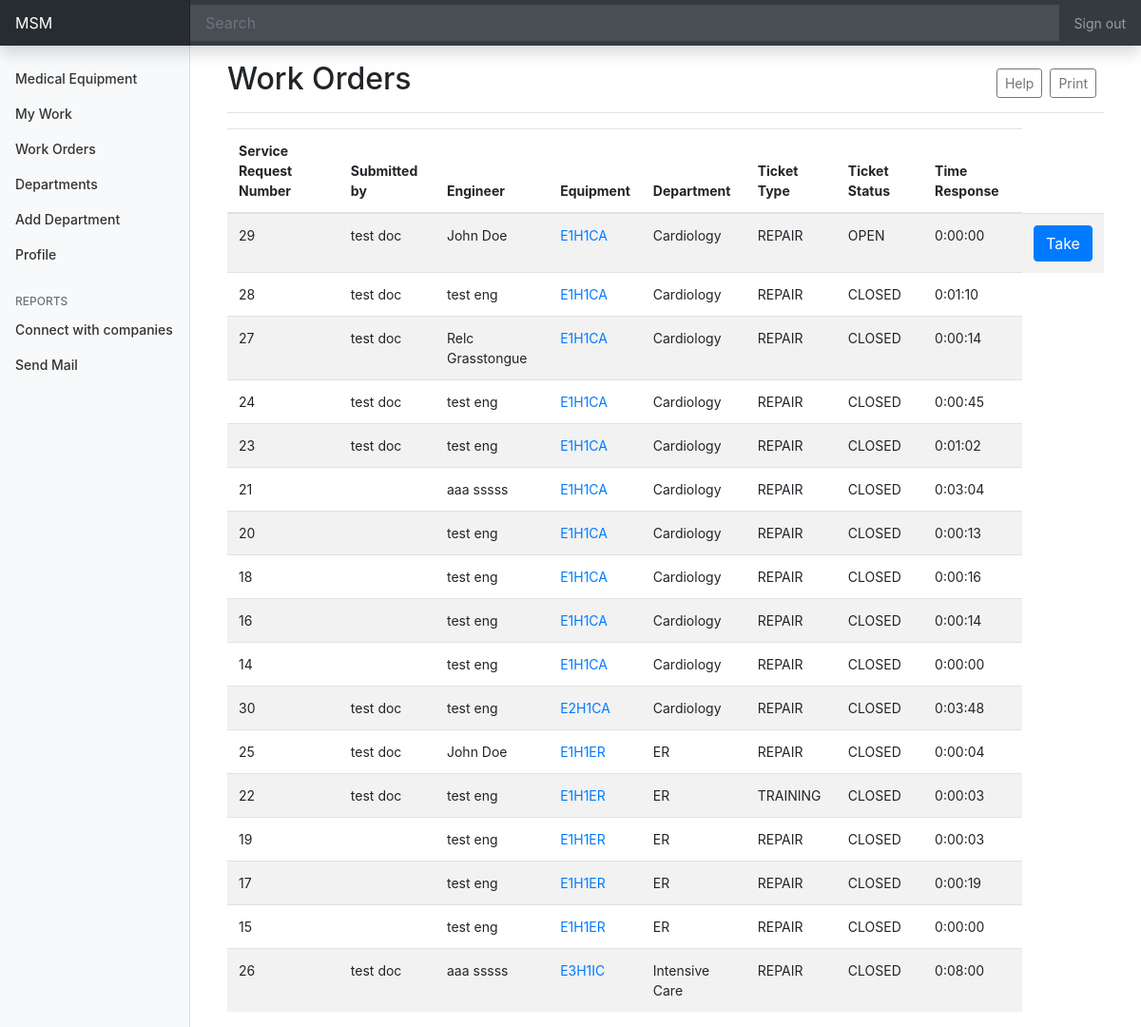
The app's page /workflow/list-tickets/ (signed in) with its own data.
### workflow/models.py (models this page shows, shortened)
class Ticket(models.Model):
    types = (
                ('REPAIR', _('Repairment of Equipment')),
                ('TRANSFER', _('Transfer of Equipment')),
                ('TRAINING', _('Training of using Equipment'))
            )
    STATUS = (
        ('OPEN', _('Open Issue')),
        ('CLOSED', _('Closed Issue'))
    )
    ticket_type = models.CharField(_("Type"), max_length = 50, choices = types, default='REPAIR')
    submitter =  models.ForeignKey(Doctor, null = True, on_delete=models.SET_NULL)
    user = models.ForeignKey(Engineer, null = True, on_delete=models.SET_NULL)
    equipment = models.ForeignKey(Equipment, on_delete=models.CASCADE)
    status = models.CharField(_("Status"), max_length = 50, choices = STATUS, default='OPEN')
    response_time = models.DurationField(_("Reponse Time"), default=datetime.timedelta(0))
    details = models.TextField(_("Problem Details"), null=True)

### authentication/models.py (models this page shows, shortened)
class User(AbstractUser):
    class Types(models.TextChoices):
        MANAGER = "MANAGER", "manager"
        ENGINEER = "ENGINEER", "engineer"
        DOCTOR = "DOCTOR", "doctor"
    email = models.EmailField(_('email address'), unique=True)
    type = models.CharField(_("Type"), max_length= 50, choices=Types.choices, default = Types.MANAGER)
    in_hospital = models.BooleanField(_("Currently registered in a hospital"), default=False)
    USERNAME_FIELD = 'email'
    REQUIRED_FIELDS = []
    objects = CustomUserManager()

### med/models.py (models this page shows, shortened)
class Equipment(models.Model):
    STATUS = (
        ('LIVE', _("LIVE")),
        ('DOWN', _("DOWN"))
    )
    status = models.CharField(_("Equipment Status"), max_length=50, choices=STATUS, default='LIVE')
    name = models.CharField(_("Equipment Name"), max_length = 225, unique=True) #unique=True
    specs = models.TextField(_("Technical Specifications and Standards"))
    quantity = models.IntegerField()
    serial_num = models.IntegerField()
    manufacturer = models.CharField(_("Manufacturer"), null=True,max_length = 255)
    country = models.CharField(_("Country"), null=True,max_length = 225)
    model = models.CharField(_("Model"), null=True,max_length = 225)
    risk_level = models.CharField(_("Risk Level"), null=True,max_length = 225)
    eq_class = models.CharField(_("class"), null=True,max_length = 225)
    bio_code = models.CharField(_("BioCode"), null=True, max_length = 225)
    med_agent = models.CharField(_("Medical Agent"),null=True, max_length = 225)
    delivery_date = models.DateField(_("Delivery Date"),null=True)
    warrenty_date = models.DateField(_("End Warrenty Date"),null=True)
    department = models.ForeignKey(Department, null = True, on_delete=models.SET_NULL)
    hospital = models.ForeignKey(Hospital, null = True, on_delete=models.SET_NULL)
    def __str__(self):
        return self.name

class Department(models.Model):
    name = models.CharField(_("Department Name"), max_length = 225, unique=True)
    hospital = models.ForeignKey(Hospital, null=True, on_delete=models.SET_NULL)
    def __str__(self):
        return self.name

### workflow/views.py (the view)
# urls.py: path('list-tickets/', List_Tickets.as_view(), name = 'list-tickets'),
class List_Tickets(LoginRequiredMixin, ListView):
    model = Ticket
    template_name = 'workflow/list_tickets.html'
    def queryset(self):
        if(self.request.user.type == 'ENGINEER'):
            eng = Engineer.objects.get(id = self.request.user.id)
            eng_hos = eng.current_hospital
            dep_list = eng_hos.department_set.all()
            object_list = [ticket for q1 in dep_list for eq in q1.equipment_set.all() for ticket in eq.ticket_set.all().order_by('-id')]
            return object_list
        elif(self.request.user.type == 'DOCTOR'):
            doc = Doctor.objects.get(id = self.request.user.id)
            doc_hos = doc.current_hospital
            dep_list = doc_hos.department_set.all()
            object_list = [ticket for q1 in dep_list for eq in q1.equipment_set.all() for ticket in eq.ticket_set.all().order_by('-id')]
            return object_list
        else:
            man = Manager.objects.get(id = self.request.user.id)
            dep_list = man.hospital.department_set.all()
            object_list = [ticket for q1 in dep_list for eq in q1.equipment_set.all() for ticket in eq.ticket_set.all().order_by('-id')]
            return object_list

### med/models.py (called while the page is built)
    def get_queryset(self, *args, **kwargs):
        return super().get_queryset(*args, **kwargs).filter(type=User.Types.ENGINEER)

### workflow/templates/workflow/list_tickets.html (shortened to what this page needs)
{% extends "dashboard/base.html" %}
{% load crispy_forms_tags %}
{% block content%}
    <div class="container">
      <div class="d-flex justify-content-between flex-wrap flex-md-nowrap align-items-center pt-3 pb-2 mb-3 border-bottom">
        <h1 class="h2">Work Orders</h1>
        <div class="btn-toolbar mb-2 mb-md-0">
            <div class="btn-group mr-2">
                <button type="button" class="btn btn-sm btn-outline-secondary">Help</button>
            </div>
            <div class="btn-group mr-2">
                <button type="button" class="btn btn-sm btn-outline-secondary">Print</button>
            </div>
        </div>
    </div>
        <table class="table table-striped table-hover">
            <thead>
              <tr>
                <th scope="col">Service Request Number</th>
                <th scope="col">Submitted by</th>
                <th scope="col">Engineer</th>
                <th scope="col">Equipment</th>
                <th scope="col">Department</th>
                <th scope="col">Ticket Type</th>
                <th scope="col">Ticket Status</th>
                <th scope="col">Time Response</th>
              </tr>
            </thead>
            <tbody>
                {% for ticket in object_list %}
                        <tr>
                            <td>{{ ticket.id }}</td>
                            <td>{{ ticket.submitter.first_name }} {{ticket.submitter.last_name}}</td>
                            <td>{{ ticket.user.first_name }} {{ticket.user.last_name}}</td>
                            <td><a href="{% url 'equipment-details' ticket.equipment.id %}">{{ ticket.equipment }}</a></td>
                            <td>{{ ticket.equipment.department }}</td>
                            <td>{{ ticket.ticket_type }}</td>
                            <td>{{ ticket.status }}</td>
                            <td>{{ ticket.response_time }}</td>
                            {% if user.type == 'MANAGER'%}
                              {% if ticket.status == 'OPEN' %}
                                <td><a href="{% url 'assign-engineer' ticket.id%}"><button class="btn btn-primary" type="submit">Assign to</button></a></td>
                              {% endif %}
                            {% else %}
                              {% if ticket.status == 'OPEN' %}
                                <td><button class='btn btn-primary'>Take</button></td>
                              {% endif %}
                            {% endif %}
                        </tr>
              {% endfor %}
            </tbody>
          </table>
    </div>
{% endblock %}

### dashboard/static/dashboard/accsess.css (style rules this page uses)
body { font-size: .875rem; }

### records on screen
Ticket: id "29", submitter.first_name "test", submitter.last_name "doc", user.first_name "John", user.last_name "Doe", equipment "E1H1CA", equipment.department "Cardiology", ticket_type "REPAIR", status "OPEN", response_time "0:00:00", shows "Take"
Ticket: id "28", submitter.first_name "test", submitter.last_name "doc", user.first_name "test", user.last_name "eng", equipment "E1H1CA", equipment.department "Cardiology", ticket_type "REPAIR", status "CLOSED", response_time "0:01:10"
Ticket: id "27", submitter.first_name "test", submitter.last_name "doc", user.first_name "Relc", user.last_name "Grasstongue", equipment "E1H1CA", equipment.department "Cardiology", ticket_type "REPAIR", status "CLOSED", response_time "0:00:14"
Ticket: id "24", submitter.first_name "test", submitter.last_name "doc", user.first_name "test", user.last_name "eng", equipment "E1H1CA", equipment.department "Cardiology", ticket_type "REPAIR", status "CLOSED", response_time "0:00:45"
Ticket: id "23", submitter.first_name "test", submitter.last_name "doc", user.first_name "test", user.last_name "eng", equipment "E1H1CA", equipment.department "Cardiology", ticket_type "REPAIR", status "CLOSED", response_time "0:01:02"
Ticket: id "21", user.first_name "aaa", user.last_name "sssss", equipment "E1H1CA", equipment.department "Cardiology", ticket_type "REPAIR", status "CLOSED", response_time "0:03:04"
Ticket: id "20", user.first_name "test", user.last_name "eng", equipment "E1H1CA", equipment.department "Cardiology", ticket_type "REPAIR", status "CLOSED", response_time "0:00:13"
Ticket: id "18", user.first_name "test", user.last_name "eng", equipment "E1H1CA", equipment.department "Cardiology", ticket_type "REPAIR", status "CLOSED", response_time "0:00:16"
Ticket: id "16", user.first_name "test", user.last_name "eng", equipment "E1H1CA", equipment.department "Cardiology", ticket_type "REPAIR", status "CLOSED", response_time "0:00:14"
Ticket: id "14", user.first_name "test", user.last_name "eng", equipment "E1H1CA", equipment.department "Cardiology", ticket_type "REPAIR", status "CLOSED", response_time "0:00:00"
Ticket: id "30", submitter.first_name "test", submitter.last_name "doc", user.first_name "test", user.last_name "eng", equipment "E2H1CA", equipment.department "Cardiology", ticket_type "REPAIR", status "CLOSED", response_time "0:03:48"
Ticket: id "25", submitter.first_name "test", submitter.last_name "doc", user.first_name "John", user.last_name "Doe", equipment "E1H1ER", equipment.department "ER", ticket_type "REPAIR", status "CLOSED", response_time "0:00:04"
Ticket: id "22", submitter.first_name "test", submitter.last_name "doc", user.first_name "test", user.last_name "eng", equipment "E1H1ER", equipment.department "ER", ticket_type "TRAINING", status "CLOSED", response_time "0:00:03"
Ticket: id "19", user.first_name "test", user.last_name "eng", equipment "E1H1ER", equipment.department "ER", ticket_type "REPAIR", status "CLOSED", response_time "0:00:03"
Ticket: id "17", user.first_name "test", user.last_name "eng", equipment "E1H1ER", equipment.department "ER", ticket_type "REPAIR", status "CLOSED", response_time "0:00:19"
Ticket: id "15", user.first_name "test", user.last_name "eng", equipment "E1H1ER", equipment.department "ER", ticket_type "REPAIR", status "CLOSED", response_time "0:00:00"
Ticket: id "26", submitter.first_name "test", submitter.last_name "doc", user.first_name "aaa", user.last_name "sssss", equipment "E3H1IC", equipment.department "Intensive Care", ticket_type "REPAIR", status "CLOSED", response_time "0:08:00"
